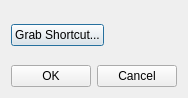
<?xml version="1.0" encoding="UTF-8"?>
<ui version="4.0">
 <class>KeyShortcutDlg</class>
 <widget class="QDialog" name="KeyShortcutDlg">
  <property name="geometry">
   <rect>
    <x>0</x>
    <y>0</y>
    <width>188</width>
    <height>98</height>
   </rect>
  </property>
  <property name="windowTitle">
   <string>Grab Keyboard Shortcut</string>
  </property>
  <layout class="QVBoxLayout" name="verticalLayout">
   <item>
    <layout class="QHBoxLayout" name="horizontalLayout">
     <item>
      <widget class="QPushButton" name="grabButton">
       <property name="text">
        <string>Grab Shortcut...</string>
       </property>
      </widget>
     </item>
     <item>
      <widget class="QLabel" name="keyLabel">
       <property name="text">
        <string/>
       </property>
      </widget>
     </item>
    </layout>
   </item>
   <item>
    <layout class="QHBoxLayout" name="horizontalLayout_2">
     <item>
      <widget class="QPushButton" name="okButton">
       <property name="text">
        <string>OK</string>
       </property>
      </widget>
     </item>
     <item>
      <widget class="QPushButton" name="cancelButton">
       <property name="text">
        <string>Cancel</string>
       </property>
      </widget>
     </item>
    </layout>
   </item>
  </layout>
 </widget>
 <resources/>
 <connections>
  <connection>
   <sender>cancelButton</sender>
   <signal>clicked()</signal>
   <receiver>KeyShortcutDlg</receiver>
   <slot>reject()</slot>
   <hints>
    <hint type="sourcelabel">
     <x>154</x>
     <y>81</y>
    </hint>
    <hint type="destinationlabel">
     <x>154</x>
     <y>95</y>
    </hint>
   </hints>
  </connection>
  <connection>
   <sender>okButton</sender>
   <signal>clicked()</signal>
   <receiver>KeyShortcutDlg</receiver>
   <slot>accept()</slot>
   <hints>
    <hint type="sourcelabel">
     <x>96</x>
     <y>84</y>
    </hint>
    <hint type="destinationlabel">
     <x>96</x>
     <y>93</y>
    </hint>
   </hints>
  </connection>
 </connections>
</ui>
